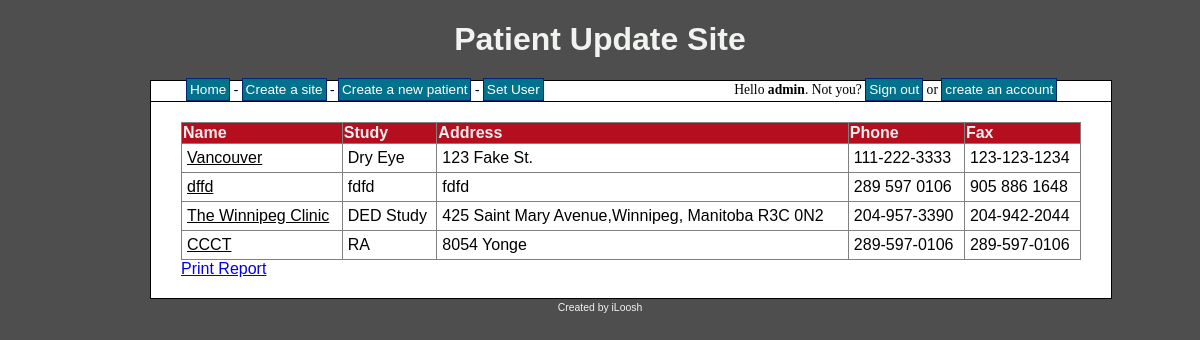
The app's page /index.php (signed in) with its own data.
### tables this page shows
CREATE TABLE IF NOT EXISTS `sites` (
  `site_id` int(8) NOT NULL AUTO_INCREMENT,
  `site_name` varchar(30) NOT NULL,
  `site_study` varchar(255) NOT NULL,
  `site_address` varchar(255) NOT NULL,
  `site_phone` varchar(30) NOT NULL,
  `site_fax` varchar(30) NOT NULL,
  `site_user` int(8) NOT NULL,
  PRIMARY KEY (`site_id`),
  KEY `site_user` (`site_user`)
);

### index.php (the view, shortened to what this page needs)
<?php
include 'header.php';
if(!$_SESSION['signed_in']){
	echo 'You must be Signed in to view posts';
}
else
{
	$sql = "SELECT
				site_name,
				site_study,
				site_user,
				site_address,
				site_phone,
				site_fax,
				site_id
			FROM
				sites";
	$result = mysql_query($sql);
	if(!$result)
	{
		echo 'The categories could not be displayed, please try again later.';
	}
	else
	{
		if(mysql_num_rows($result) == 0)
		{
			echo 'No categories defined yet.';
		}
		else
		{
			echo '<table border="1">
				  <tr>
					<th>Name</th>
					<th>Study</th>
					<th>Address</th>
					<th>Phone</th>
					<th>Fax</th>
				  </tr>';
			while($row = mysql_fetch_assoc($result))
			{
				echo '<tr>';
				if($_SESSION['user_level'] == 1 || $row['site_user'] == $_SESSION['user_id'])
				{
					echo '<td><a href="site.php?id=' . $row['site_id'] . '">' . $row['site_name'] . '</a></td>';
					echo '<td>' . $row['site_study'] . '</td>';
					echo '<td>' . $row['site_address'] . '</td>';
					echo '<td>' . $row['site_phone'] . '</td>';
					echo '<td>' . $row['site_fax'] . '</td>';
				}
				echo '</tr>';
			}
			echo '</table>';
			if($_SESSION['user_level'] == 1)
			{
				echo '<a href="printReport.php" >Print Report</a>';
			}
		}
	}
}
include 'footer.php';
?>

### style.css (style rules this page uses)
body { background-color: #4E4E4E; text-align: center; }
table { border-collapse: collapse; width: 100%; }
table a { color: #000; }
th { background-color: #B40E1F; color: #F0F0F0; }
td { padding: 5px; }

### records on screen
sites: site_name "Vancouver", site_study "Dry Eye", site_address "123 Fake St.", site_phone "111-222-3333", site_fax "123-123-1234"
sites: site_name "dffd", site_study "fdfd", site_address "fdfd", site_phone "289 597 0106", site_fax "905 886 1648"
sites: site_name "The Winnipeg Clinic", site_study "DED Study", site_address "425 Saint Mary Avenue,Winnipeg, Manitoba R3C 0N2", site_phone "204-957-3390", site_fax "204-942-2044"
sites: site_name "CCCT", site_study "RA", site_address "8054 Yonge", site_phone "289-597-0106", site_fax "289-597-0106"

### other values on screen
$_SESSION['user_name'] "admin"
